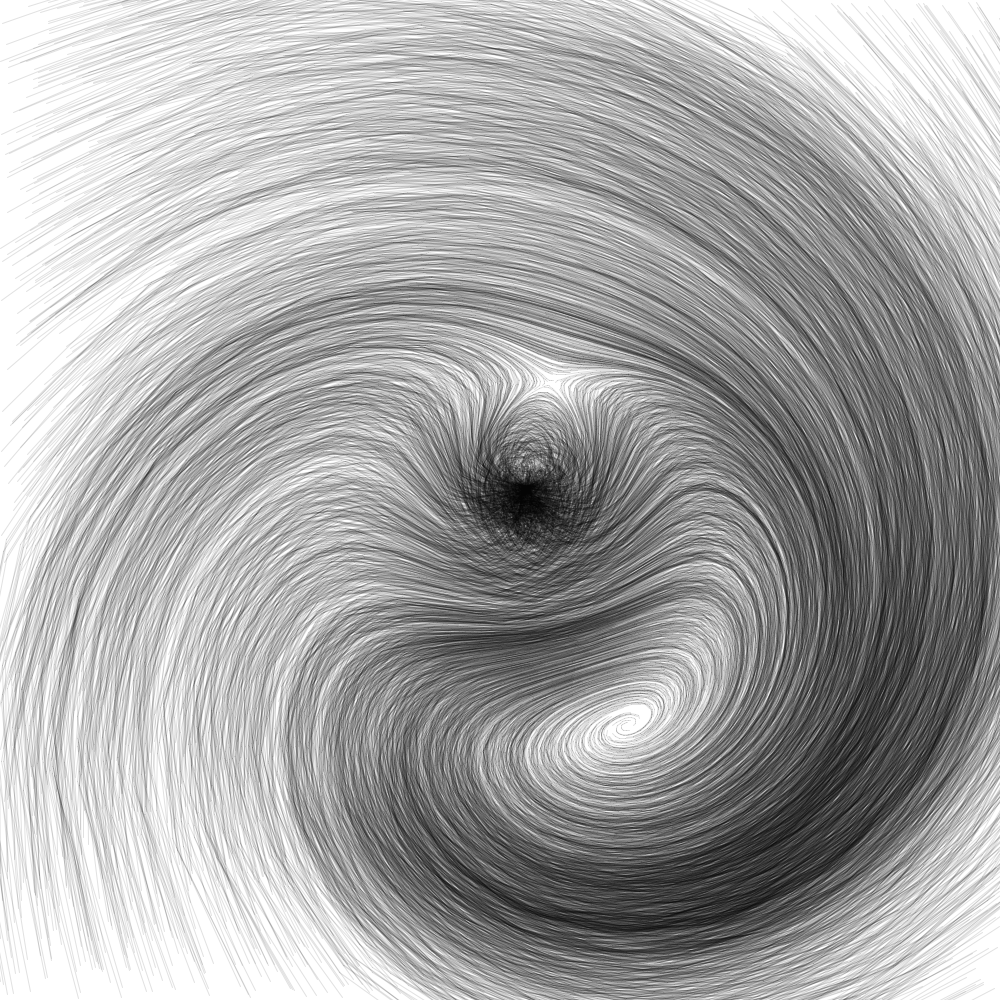
Frame 1 (no input)
Frame 60 (the mouse pressed at the canvas centre just before this capture): identical to frame 1, image omitted
Frame 120 (the mouse held since frame 60 and released just before this capture): identical to frame 1, image omitted

The Processing sketch that drew this single still picture (run headless with seeded random() and noise(); from frame 60 on, the mouse is pressed at the canvas centre):

// Processing sketch: IkedaMap
// ── IkedaMap.pde
float x, y, xn, yn, t, u = 0.92;
boolean redraw = true;

void setup(){
  stroke(0, 30);
  size(1000, 1000);
  background(255);
}

void draw(){
  if (redraw){
    redraw = false;
    background(255);
    for (int l = 0; l<5000; l++){
      x = random(-10, 10);
      y = random(-10, 10);
      for (int i = 0; i<10; i++){
        t = 0.4 - (6)/(1+x*x+y*y);
        
        xn = 1 + u*(x*cos(t)-y*sin(t));
        yn = u*(x*sin(t)+y*cos(t));
        
        line(500 + 50*x, 500 + 50*y, 500 + 50*xn, 500 + 50*yn);
        
        x = xn;
        y = yn;    
      }
    }
  }
}

void keyPressed(){
  if (key == 'a'){
    u-=0.01;
    redraw = true;
  }
  if (key == 'd'){
    u+=0.01;
    redraw = true;
  } 
}
